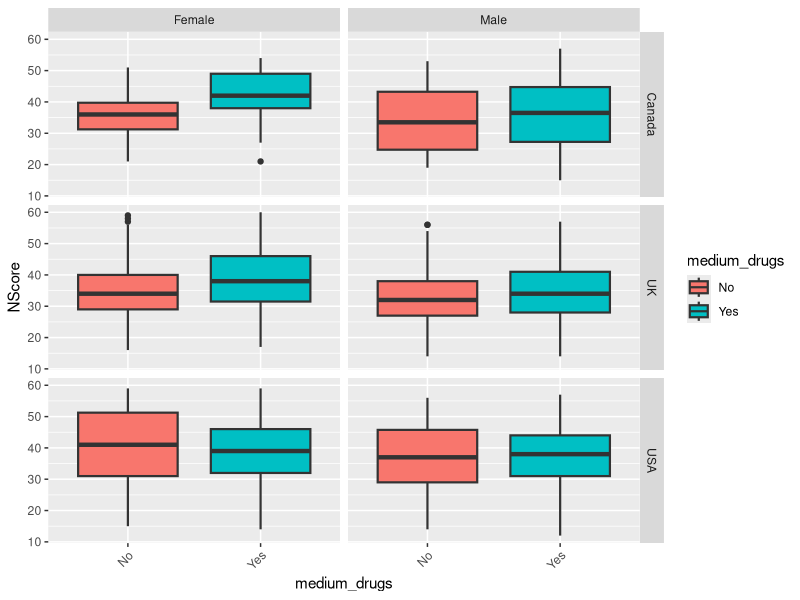

Source code (R):
## ---- chunk 1
data <- readxl::read_xlsx("drug_consumption_dataset.xlsx")
head(data)

data <- transform(data, light_drugs = ifelse(
  ((Alcohol == "Never Used" | Alcohol == "Used over a Decade Ago") &
     (Caff == "Never Used" | Caff == "Used over a Decade Ago") &
     (Nicotine == "Never Used" | Nicotine == "Used over a Decade Ago") &
     (Choc == "Never Used" | Choc == "Used over a Decade Ago")), "No", "Yes"))

data <- transform(data, medium_drugs = ifelse(
  ((Cokes == "Never Used" | Cokes == "Used over a Decade Ago") &
     (Ecstasy == "Never Used" | Ecstasy == "Used over a Decade Ago") &
     (LSD == "Never Used" | LSD == "Used over a Decade Ago") &
     (Mushrooms == "Never Used" | Mushrooms == "Used over a Decade Ago")), "No", "Yes"))

data <- transform(data, heavy_drugs = ifelse(
  ((Amphet == "Never Used" | Amphet == "Used over a Decade Ago") &
     (Crack == "Never Used" | Crack == "Used over a Decade Ago") &
     (Heroin == "Never Used" | Heroin == "Used over a Decade Ago") &
     (VSA == "Never Used" | VSA == "Used over a Decade Ago")), "No", "Yes"))

#teste

head(data)
table(data$light_drugs)
table(data$medium_drugs)
table(data$heavy_drugs)

## ---- chunk 2
summary(data)
## ---- chunk 3
table(data$Age)
table(data$Country)
## ---- chunk 4
install.packages("ggplot2")
library(ggplot2)
country_filter_data <- data[data$Country %in% c("UK", "USA", "Canada"),]
ggplot(country_filter_data, aes(x = medium_drugs, y = NScore, fill = medium_drugs)) +   geom_boxplot(size = .75) +   facet_grid(Country ~ Gender, margins = FALSE) +   theme(axis.text.x = element_text(angle = 45, hjust = 1, vjust = 1))
## ---- chunk 5
install.packages("MASS")
library(MASS)
data$LSD <- as.factor(data$LSD)
model_fit <- polr(LSD~Ethnicity+Education+Country+Age+Gender+NScore+EScore+OScore+AScore+CScore+Impulsive+SS+light_drugs, data = data, Hess = TRUE)
summary(model_fit)

## ---- chunk 6
summary_table <- coef(summary(model_fit))
pval <- pnorm(abs(summary_table[, "t value"]),lower.tail = FALSE)* 2
summary_table <- cbind(summary_table, "p value" = round(pval,3))
summary_table
## ---- chunk 7

data <- transform(data, medium_drugs = ifelse(
  ((Cokes == "Never Used") &
     (Ecstasy == "Never Used") &
     (LSD == "Never Used") &
     (Mushrooms == "Never Used")), "Never", 
  ifelse(
    ((Cokes == "Used in Last Decade" | Cokes == "Used over a Decade Ago") &
     (Ecstasy == "Used in Last Decade" | Ecstasy == "Used over a Decade Ago") &
     (LSD == "Used in Last Decade" | LSD == "Used over a Decade Ago") &
     (Mushrooms == "Used in Last Decade" | Mushrooms == "Used over a Decade Ago")), "Possibly", "Yes")
  ))

data$medium_drugs <- as.factor(data$medium_drugs)

## ---- chunk 8
model_fit <- polr(medium_drugs~Ethnicity+Education+Country+Age+Gender+NScore+EScore+OScore+AScore+CScore+Impulsive+SS+light_drugs, data = data, Hess = TRUE)
summary(model_fit)
## ---- chunk 9
summary_table <- coef(summary(model_fit))
pval <- pnorm(abs(summary_table[, "t value"]),lower.tail = FALSE)* 2
summary_table <- cbind(summary_table, "p value" = round(pval,3))
summary_table
## ---- chunk 10
new_data <- data.frame("Age"= "25-34","Education"="Masters degree","Country"="Other","Gender"="Female","NScore"=30, "EScore"=55, "OScore"=50, "AScore"=60, "CScore"=60, "Impulsive"= 0.19268, "SS"= -0.84637, light_drugs="Yes", "Ethnicity"="White")

round(predict(model_fit,new_data,type = "p"), 3)

## ---- chunk 11
# Funcao para dividir dados aleatoriamente em treinamento e teste #
split_data = function(data, train_perc){
  train_size <- floor(train_perc * nrow(data))
  train_index <- sample(seq_len(nrow(data)), size = train_size)
  train <- data[train_index, ]
  test <- data[-train_index, ]
  return(list("train" = train,
              "test" = test))
}

set.seed(205650)
splitted_data <- split_data(data, 0.85)
train <- splitted_data$train
test <- splitted_data$test

## ---- chunk 12
model_fit <- polr(medium_drugs~Ethnicity+Education+Country+Age+Gender+NScore+EScore+OScore+AScore+CScore+Impulsive+SS+light_drugs, data = train, Hess = TRUE)
## ---- chunk 13
predictions <- round(predict(model_fit,test,type = "p"), 3)
predictions <- as.data.frame(predictions)
library(data.table)
setDT(predictions, keep.rownames = "ID")[]
## ---- chunk 14
predictions_ids = as.numeric(predictions$ID)
total = length(test$ID)
correct = 0
for (i in predictions_ids) {
  predicted = predictions[predictions$ID == toString(as.integer(i))]
  predicted <- predicted[,-1]
  predicted = colnames(predicted)[max.col(predicted[1, ], ties.method = "first")]
  if(predicted == test[toString(i),"medium_drugs"]) {
    correct = correct + 1
  }
}
print("Taxa de acerto:")
correct/total
## ---- chunk 15
head(data)
## ---- chunk 16
modLog = glm(medium_drugs ~Gender+Education+NScore+EScore+OScore+AScore+CScore, data=train, family="binomial")

summary(modLog)


## ---- chunk 17
modLog = glm(medium_drugs ~OScore+AScore+CScore, data=train, family="binomial")

summary(modLog)

## ---- chunk 18
pred = predict(modLog, newdata=test, type="response")
table(test$medium_drugs, as.numeric(pred >= 0.5))

## ---- chunk 19
(84 + 115)/ nrow(test)
## ---- chunk 20
115/(115+31)
## ---- chunk 21
84 / (84+53)
## ---- chunk 22
table(test$medium_drugs)

## ---- chunk 23
137/(137+146)
## ---- chunk 24
threshold=0.2
predicted_values<-ifelse(predict(modLog,type="response")>threshold,1,0)
actual_values<- modLog$y
conf_matrix<-table(predicted_values,actual_values)
conf_matrix
